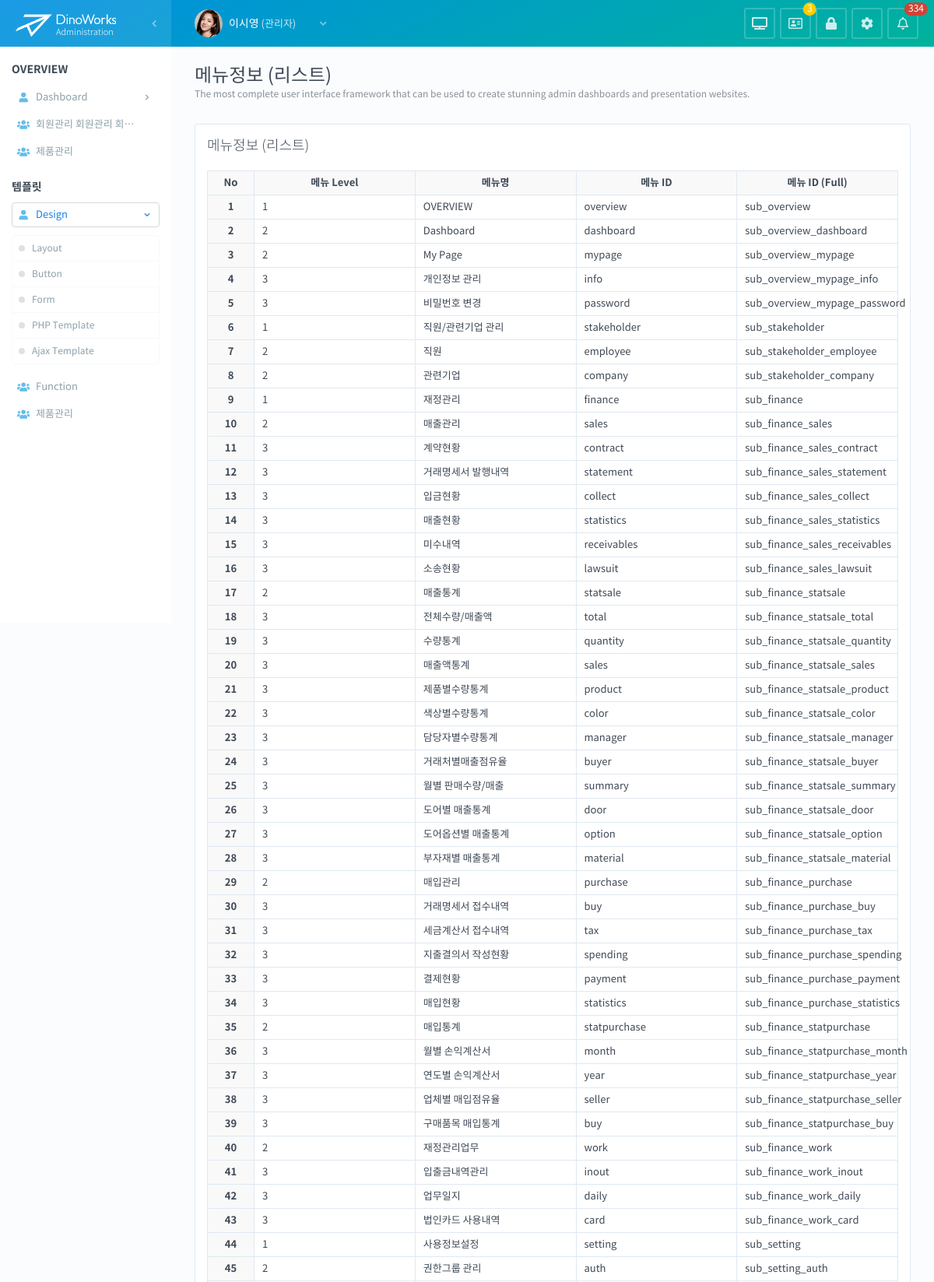
/page/design/form-list.php (upper part), run on the app's committed database.
### tables this page shows
CREATE TABLE `menu_list` (
  `seq` int(10) UNSIGNED NOT NULL COMMENT '일련번호',
  `parent_seq` int(10) UNSIGNED NOT NULL DEFAULT 0 COMMENT '부모메뉴seq',
  `menu_level` tinyint(3) UNSIGNED NOT NULL DEFAULT 0 COMMENT '메뉴레벨',
  `menu_title` varchar(50) NOT NULL DEFAULT '' COMMENT '메뉴명',
  `menu_id` varchar(50) NOT NULL DEFAULT '' COMMENT '메뉴ID',
  `menu_id_full` varchar(100) NOT NULL DEFAULT '' COMMENT '전체메뉴ID(상위포함)',
  `menu_type_cd` varchar(20) NOT NULL DEFAULT '' COMMENT '메뉴타입',
  `page_type_cd` varchar(20) NOT NULL DEFAULT '' COMMENT '페이지타입',
  `menu_desc` varchar(255) NOT NULL DEFAULT '' COMMENT '메뉴설명',
  `icon_html` varchar(50) NOT NULL DEFAULT '' COMMENT '아이콘(FA)html',
  `display_order` tinyint(3) UNSIGNED NOT NULL DEFAULT 0 COMMENT '표시순서',
  `register_dtm` datetime NOT NULL DEFAULT '0000-00-00 00:00:00' COMMENT '등록일시',
  `update_dtm` datetime NOT NULL DEFAULT '0000-00-00 00:00:00' COMMENT '최근수정일시',
  `update_user_seq` int(10) UNSIGNED NOT NULL DEFAULT 0 COMMENT '최근수정자 seq',
  `is_temp` enum('N','Y') NOT NULL DEFAULT 'N' COMMENT '임시여부',
  `is_deleted` enum('N','Y') NOT NULL DEFAULT 'N' COMMENT '삭제여부'
);

### page/design/form-list.php (the view, shortened to what this page needs)
<?php
$pdo = new PDO('mysql:host=localhost;dbname=dinoworks;port=3306;charset=utf8mb4', 'root', '');
$pdo->setAttribute(PDO::ATTR_ERRMODE, PDO::ERRMODE_EXCEPTION);
$query = "SELECT * FROM menu_list";
$statement = $pdo->prepare($query);
$statement->execute();
$htmlList = '';
$index = 0;
while (($row = $statement->fetch(PDO::FETCH_ASSOC)) !== false) {
    $index++;
    $row['menu_id'] = htmlspecialchars($row['menu_id'], ENT_QUOTES, 'UTF-8');
    $htmlList .= <<<HTML
<tr>
  <th>{$index}</th>
  <td>{$row['menu_level']}</td>
  <td><a href="form-view.php?seq={$row['seq']}">{$row['menu_title']}</a></td>
  <td>{$row['menu_id']}</td>
  <td>{$row['menu_id_full']}</td>
</tr>
HTML;
}
?>
<!DOCTYPE html>
<html lang="ko">
  <head>
    <?php include '../../include/head.php'; ?>
  </head>
  <body class="sub overview dashboard">
    <div id="wrapper">
      <?php include '../../include/header.php'; ?>
      <?php include '../../include/gnb.php'; ?>
      <main id="main">
        <h2>메뉴정보 (리스트)</h2>
        <p>The most complete user interface framework that can be used to create stunning admin dashboards and presentation websites.</p>
        <form name="form1" action="form-regist.php" method="post" enctype="multipart/form-data">
          <section class="layout col-1">
            <section class="layout-box">
              <h3>메뉴정보 (리스트)</h3>
              <table class="content">
                <colgroup>
                  <col style="width: 60px;" />
                  <col />
                </colgroup>
                <thead>
                  <th>No</th>
                  <th>메뉴 Level</th>
                  <th>메뉴명</th>
                  <th>메뉴 ID</th>
                  <th>메뉴 ID (Full)</th>
                </thead>
                <tbody>
                  <?php echo $htmlList; ?>
                </tbody>
              </table>
            </section>
          </section>
        </form>
      </main>
    </div>
  </body>
</html>

### include/head.php (shortened to what this page needs)
<link rel="stylesheet" href="/fa/css/all.min.css" />
<link rel="stylesheet" href="/css/web-font.css" />
<link rel="stylesheet" href="/css/style.css" />

### include/header.php (shortened to what this page needs)
<header id="header">
  <div class="logo">
    <h1>
      <a href="/page/overview/dashboard.php">
        <img alt="디노웍스" src="/img/logo.png" />
        <span>Administration</span>
      </a>
    </h1>
    <a href="#" class="toggle"><i class="fas fa-chevron-left"><span>GNB 열기/닫기</span></i></a>
  </div>
  <div class="user">
    <a href="#">
      <span class="photo" style="background-image: url(/img/common/sample_face.jpg);">이시영님의 사진</span>
      <em class="name">이시영<span>(관리자)</span></em>
      <span class="toggle"><i class="fas fa-chevron-down"><span>사용자정보 열기/닫기</span></i></span>
    </a>
  </div>
  <ul id="header-link">
    <li><a href="#" target="_blank" title="웹사이트 바로가기"><i class="fas fa-tv fa-fw"><span>웹사이트 바로가기</span></i></a></li>
    <li><a href="#" title="개인정보조회"><i class="far fa-address-card fa-fw"><span>개인정보조회</span></i></a><span class="badge yellow">3</span></li>
    <li><a href="#" title="비밀번호변경"><i class="fas fa-lock fa-fw"><span>비밀번호변경</span></i></a></li>
    <li><a href="#" title="설정"><i class="fas fa-cog fa-fw"><span>설정</span></i></a></li>
    <li><a href="#" title="알림"><i class="far fa-bell fa-fw"><span>알림</span></i></a><span class="badge red">334</span></li>
  </ul>
</header>

### include/gnb.php (shortened to what this page needs)
<section id="gnb" class="custom-scroll">
  <nav>
    <h3>OVERVIEW</h3>
    <ul class="nav">
      <li>
        <a href="/page/overview/dashboard.php"><i class="fas fa-user fa-fw"></i><span>Dashboard</span><i class="fas fa-chevron-right fa-fw"></i></a>
      </li>
      <li>
        <a href="#"><i class="fas fa-users fa-fw"></i><span>회원관리 회원관리 회원관리 회원관리</span></a>
      </li>
      <li><a href="#"><i class="fas fa-users fa-fw"></i><span>제품관리</span></a></li>
    </ul>
    <h3>템플릿</h3>
    <ul class="nav">
      <li class="on">
        <a href="#"><i class="fas fa-user fa-fw"></i><span>Design</span><i class="fas fa-chevron-right fa-fw"></i></a>
        <ul>
          <li><a href="/page/design/layout.php">Layout</a></li>
          <li><a href="/page/design/button.php">Button</a></li>
          <li><a href="/page/design/form.php">Form</a></li>
          <li><a href="/page/design/form-list.php">PHP Template</a></li>
          <li><a href="/page/design/ajax-list.php">Ajax Template</a></li>
        </ul>
      </li>
      <li>
        <a href="#"><i class="fas fa-users fa-fw"></i><span>Function</span></a>
      </li>
      <li><a href="#"><i class="fas fa-users fa-fw"></i><span>제품관리</span></a></li>
    </ul>
  </nav>
</section>

### data on the page
menu_list: menu_level "1", menu_title "OVERVIEW", menu "overview", menu_id_full "sub_overview"
menu_list: menu_level "2", menu_title "Dashboard", menu "dashboard", menu_id_full "sub_overview_dashboard"
menu_list: menu_level "2", menu_title "My Page", menu "mypage", menu_id_full "sub_overview_mypage"
menu_list: menu_level "3", menu_title "개인정보 관리", menu "info", menu_id_full "sub_overview_mypage_info"
menu_list: menu_level "3", menu_title "비밀번호 변경", menu "password", menu_id_full "sub_overview_mypage_password"
menu_list: menu_level "1", menu_title "직원/관련기업 관리", menu "stakeholder", menu_id_full "sub_stakeholder"
menu_list: menu_level "2", menu_title "직원", menu "employee", menu_id_full "sub_stakeholder_employee"
menu_list: menu_level "2", menu_title "관련기업", menu "company", menu_id_full "sub_stakeholder_company"
menu_list: menu_level "1", menu_title "재정관리", menu "finance", menu_id_full "sub_finance"
menu_list: menu_level "2", menu_title "매출관리", menu "sales", menu_id_full "sub_finance_sales"
menu_list: menu_level "3", menu_title "계약현황", menu "contract", menu_id_full "sub_finance_sales_contract"
menu_list: menu_level "3", menu_title "거래명세서 발행내역", menu "statement", menu_id_full "sub_finance_sales_statement"
menu_list: menu_level "3", menu_title "입금현황", menu "collect", menu_id_full "sub_finance_sales_collect"
menu_list: menu_level "3", menu_title "매출현황", menu "statistics", menu_id_full "sub_finance_sales_statistics"
menu_list: menu_level "3", menu_title "미수내역", menu "receivables", menu_id_full "sub_finance_sales_receivables"
menu_list: menu_level "3", menu_title "소송현황", menu "lawsuit", menu_id_full "sub_finance_sales_lawsuit"
menu_list: menu_level "2", menu_title "매출통계", menu "statsale", menu_id_full "sub_finance_statsale"
menu_list: menu_level "3", menu_title "전체수량/매출액", menu "total", menu_id_full "sub_finance_statsale_total"
menu_list: menu_level "3", menu_title "수량통계", menu "quantity", menu_id_full "sub_finance_statsale_quantity"
menu_list: menu_level "3", menu_title "매출액통계", menu "sales", menu_id_full "sub_finance_statsale_sales"
menu_list: menu_level "3", menu_title "제품별수량통계", menu "product", menu_id_full "sub_finance_statsale_product"
menu_list: menu_level "3", menu_title "색상별수량통계", menu "color", menu_id_full "sub_finance_statsale_color"
menu_list: menu_level "3", menu_title "담당자별수량통계", menu "manager", menu_id_full "sub_finance_statsale_manager"
menu_list: menu_level "3", menu_title "거래처별매출점유율", menu "buyer", menu_id_full "sub_finance_statsale_buyer"
menu_list: menu_level "3", menu_title "월별 판매수량/매출", menu "summary", menu_id_full "sub_finance_statsale_summary"
menu_list: menu_level "3", menu_title "도어별 매출통계", menu "door", menu_id_full "sub_finance_statsale_door"
menu_list: menu_level "3", menu_title "도어옵션별 매출통계", menu "option", menu_id_full "sub_finance_statsale_option"
menu_list: menu_level "3", menu_title "부자재별 매출통계", menu "material", menu_id_full "sub_finance_statsale_material"
menu_list: menu_level "2", menu_title "매입관리", menu "purchase", menu_id_full "sub_finance_purchase"
menu_list: menu_level "3", menu_title "거래명세서 접수내역", menu "buy", menu_id_full "sub_finance_purchase_buy"
menu_list: menu_level "3", menu_title "세금계산서 접수내역", menu "tax", menu_id_full "sub_finance_purchase_tax"
menu_list: menu_level "3", menu_title "지출결의서 작성현황", menu "spending", menu_id_full "sub_finance_purchase_spending"
menu_list: menu_level "3", menu_title "결제현황", menu "payment", menu_id_full "sub_finance_purchase_payment"
menu_list: menu_level "3", menu_title "매입현황", menu "statistics", menu_id_full "sub_finance_purchase_statistics"
menu_list: menu_level "2", menu_title "매입통계", menu "statpurchase", menu_id_full "sub_finance_statpurchase"
menu_list: menu_level "3", menu_title "월별 손익계산서", menu "month", menu_id_full "sub_finance_statpurchase_month"
menu_list: menu_level "3", menu_title "연도별 손익계산서", menu "year", menu_id_full "sub_finance_statpurchase_year"
menu_list: menu_level "3", menu_title "업체별 매입점유율", menu "seller", menu_id_full "sub_finance_statpurchase_seller"
menu_list: menu_level "3", menu_title "구매품목 매입통계", menu "buy", menu_id_full "sub_finance_statpurchase_buy"
menu_list: menu_level "2", menu_title "재정관리업무", menu "work", menu_id_full "sub_finance_work"
menu_list: menu_level "3", menu_title "입출금내역관리", menu "inout", menu_id_full "sub_finance_work_inout"
menu_list: menu_level "3", menu_title "업무일지", menu "daily", menu_id_full "sub_finance_work_daily"
menu_list: menu_level "3", menu_title "법인카드 사용내역", menu "card", menu_id_full "sub_finance_work_card"
menu_list: menu_level "1", menu_title "사용정보설정", menu "setting", menu_id_full "sub_setting"
menu_list: menu_level "2", menu_title "권한그룹 관리", menu "auth", menu_id_full "sub_setting_auth"
